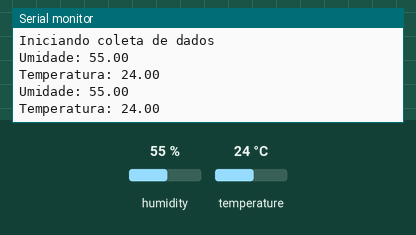
Recording of a sketch running on a simulated ESP32. Shown: the last lines printed to the serial monitor. The inputs (shaded band) are chosen by the test bench; at power-on: humidity 55 %, temperature 24 °C.

Above: at 4.8 s.
4.9 s: humidity set to 22 %
At 6.7 s:
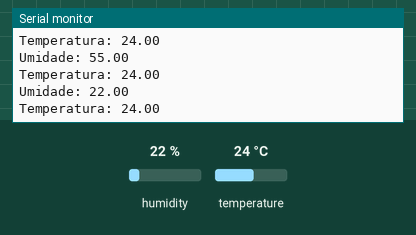
7.9 s: temperature set to 12 °C
At 8.5 s:
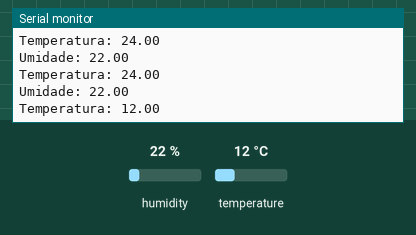
10.9 s: humidity set to 40 %
At 13.1 s:
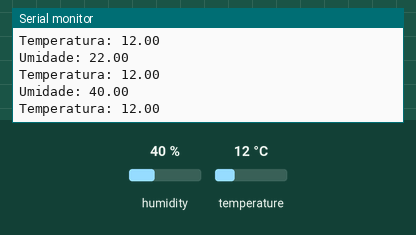
Timing chart, 0 to 14.6 s (numbered marks = the images above; inputs shaded):
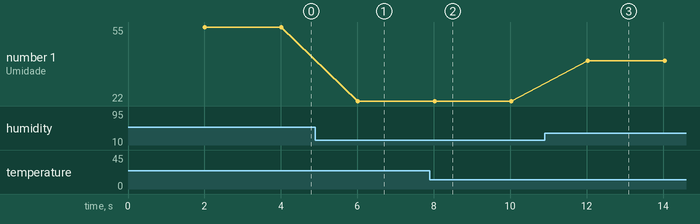

The sketch:

dht_sensor.ino
```cpp
#include "DHT.h"

#define DHTPIN 2
#define DHTTYPE DHT22

SemaphoreHandle_t mutex;
TaskHandle_t tTask1;

DHT dht(DHTPIN, DHTTYPE);
float umi;
float temp;

void setup() {
  Serial.begin(115200);
  Serial.println(F("\nIniciando coleta de dados"));
  dht.begin();
}


void loop() {
  delay(2000);
  umi = dht.readHumidity();
  temp = dht.readTemperature();
  if (isnan(umi) || isnan(temp)) {
    Serial.println(F("Failed to read from DHT sensor!"));
    return;
  }

  Serial.print("Umidade: ");
  Serial.println(umi);
  Serial.print("Temperatura: ");
  Serial.println(temp);
}
```

Measured:
- after the input at 4.9 s, the serial monitor: prints a new line after 1.1 s (image 1)
- after the input at 7.9 s, the serial monitor: prints a new line after 0.12 s (image 2)
- after the input at 10.9 s, the serial monitor: prints a new line after 1.1 s (image 3)
- plotted number 1: 55 → 22 after the input at 4.9 s, 22 → 40 after the input at 10.9 s
